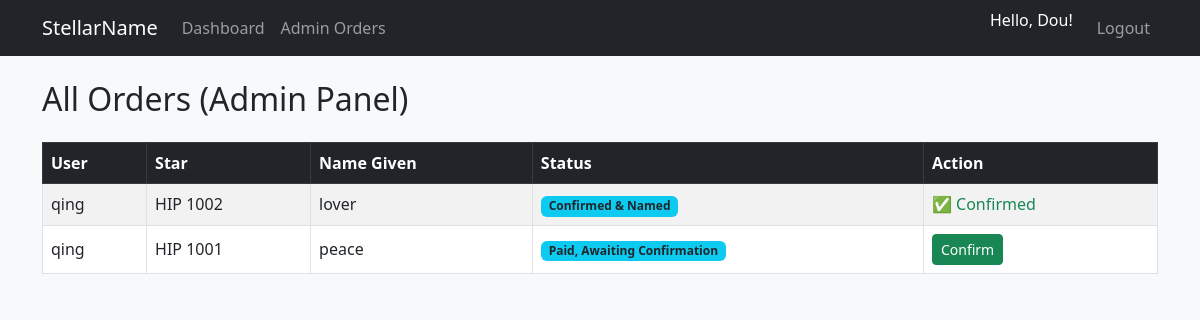
/admin-orders/ (signed in), run on the app's committed database.
### catalog/models.py (models this page shows, shortened)
class Order(models.Model):
    STATUS_CHOICES = [
        ('pending', 'In Cart'),
        ('paid', 'Paid, Awaiting Confirmation'),
        ('confirmed', 'Confirmed & Named'),
    ]
    user = models.ForeignKey(User, on_delete=models.CASCADE)
    star = models.ForeignKey(Star, on_delete=models.CASCADE)
    name_given = models.CharField(max_length=100)
    price = models.DecimalField(max_digits=6, decimal_places=2, default=19.99)
    date_ordered = models.DateTimeField(auto_now_add=True)
    status = models.CharField(max_length=20, choices=STATUS_CHOICES, default='pending')

class Star(models.Model):
    name = models.CharField(max_length=100)
    constellation = models.CharField(max_length=100)
    magnitude = models.FloatField()
    ra = models.FloatField(help_text="Right Ascension")
    dec = models.FloatField(help_text="Declination")

### catalog/views.py (the view)
# urls.py: path('admin-orders/', views.admin_orders, name='admin_orders'),
@login_required
@user_passes_test(lambda u: u.is_superuser)
def admin_orders(request):
    orders = Order.objects.all()
    return render(request, 'catalog/admin_orders.html', {'orders': orders})

### catalog/templates/catalog/admin_orders.html
{% extends 'catalog/base.html' %}
{% block content %}
<h2 class="mb-4">All Orders (Admin Panel)</h2>
{% if orders %}
  <table class="table table-striped table-bordered align-middle">
    <thead class="table-dark">
      <tr>
        <th>User</th>
        <th>Star</th>
        <th>Name Given</th>
        <th>Status</th>
        <th>Action</th>
      </tr>
    </thead>
    <tbody>
      {% for order in orders %}
        <tr>
          <td>{{ order.user.username }}</td>
          <td>{{ order.star.name }}</td>
          <td>{{ order.name_given }}</td>
          <td>
            <span class="badge bg-info text-dark">{{ order.get_status_display }}</span>
          </td>
          <td>
            {% if order.status == 'paid' %}
              <a href="{% url 'confirm_order' order.id %}" class="btn btn-sm btn-success">Confirm</a>
            {% elif order.status == 'confirmed' %}
              <span class="text-success">✅ Confirmed</span>
            {% else %}
              <span class="text-muted">-</span>
            {% endif %}
          </td>
        </tr>
      {% endfor %}
    </tbody>
  </table>
{% else %}
  <p>No orders found.</p>
{% endif %}
{% endblock %}

### catalog/templates/catalog/base.html (shortened to what this page needs)
<!DOCTYPE html>
<html lang="en">
<head>
  <link href="https://cdn.jsdelivr.net/npm/bootstrap@5.3.0/dist/css/bootstrap.min.css" rel="stylesheet">
</head>
<body class="bg-light text-dark">
  <nav class="navbar navbar-expand-lg navbar-dark bg-dark mb-4">
    <div class="container">
      <a class="navbar-brand" href="{% url 'star_list' %}">StellarName</a>
      <div class="collapse navbar-collapse">
        <ul class="navbar-nav me-auto">
          {% if user.is_authenticated %}
            {% if user.is_superuser %}
              <li class="nav-item"><a class="nav-link" href="{% url 'dashboard' %}">Dashboard</a></li>
              <li class="nav-item"><a class="nav-link" href="{% url 'admin_orders' %}">Admin Orders</a></li>
            {% else %}
              <li class="nav-item"><a class="nav-link" href="{% url 'create_order' %}">Name a Star</a></li>
              <li class="nav-item"><a class="nav-link" href="{% url 'my_favorites' %}">❤️ Favorites</a></li>
              <li class="nav-item"><a class="nav-link" href="{% url 'my_orders' %}">My Orders</a></li>
            {% endif %}
          {% endif %}
        </ul>
        <ul class="navbar-nav ms-auto">
          {% if user.is_authenticated %}
            <li class="nav-item">
              <span class="navbar-text text-white me-3">Hello, {{ user.username }}!</span>
            </li>
            <li class="nav-item">
              <a class="nav-link" href="{% url 'logout' %}">Logout</a>
            </li>
          {% else %}
            <li class="nav-item"><a class="nav-link" href="{% url 'login' %}">User Login</a></li>
            <li class="nav-item"><a class="nav-link" href="{% url 'register' %}">Register</a></li>
            <li class="nav-item"><a class="nav-link" href="/admin/">Admin</a></li>
          {% endif %}
        </ul>
      </div>
    </div>
  </nav>
  <div class="container">
    {% block content %}{% endblock %}
  </div>
</body>
</html>

### data on the page
Order: user.username "qing", star.name "HIP 1002", name_given "lover", status "Confirmed & Named", shows "✅ Confirmed"
Order: user.username "qing", star.name "HIP 1001", name_given "peace", status "Paid, Awaiting Confirmation"

### other printed values
{{ user.username }} "Dou"
